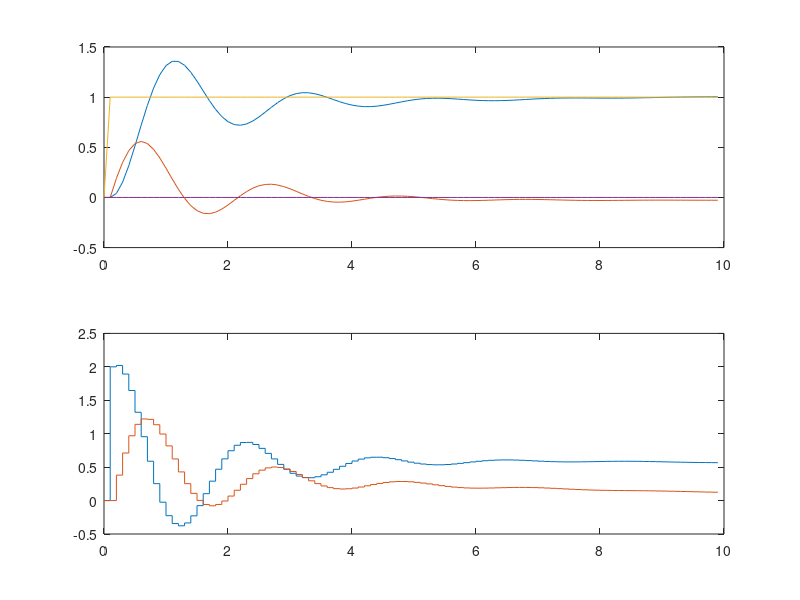
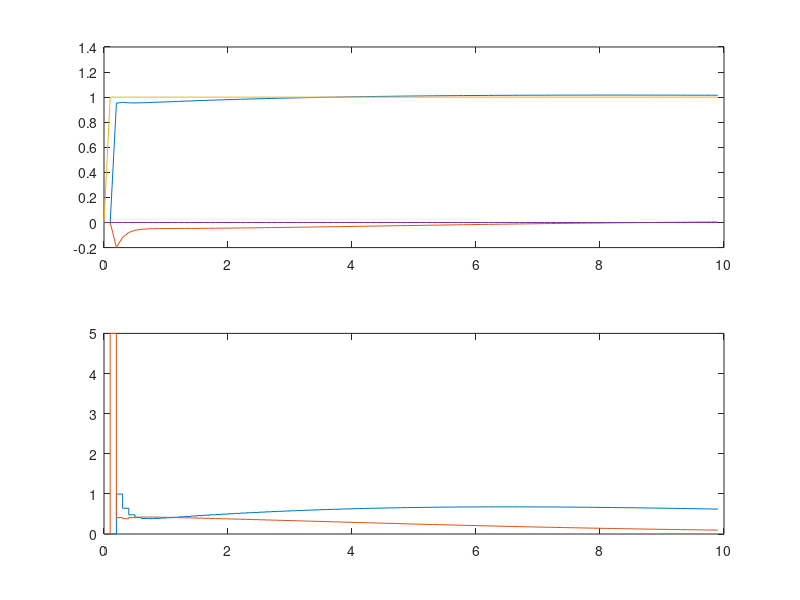

These figures' MATLAB source, in order: (Note: this script raises an error after producing the figures.)
% 
%  MIMO PID with various pairings
% 
%  jbr, 12/2/99
%  updated 3/31/11
%  updated 2/17/12
%

clear all
close all

data = struct();

k11   = 2; tau11 = 10;
k12   = 2; tau12 = 1;
k21   = 1; tau21 = 1;
k22   = -4; tau22 = 10;
K=[k11 k12; k21 k22];
RGA = K .* inv(K)';

tsam = 0.1;
num = {k11, k12; k21, k22};
den = {[tau11 1], [tau12 1]; [tau21 1], [tau22 1]};
sys = tf(num, den);

dsys = c2d(ss(tf(num,den)), tsam);
ad = dsys.a;
bd = dsys.b;
cd = dsys.c;

pid_cases = {'rga', 'dyn'};
for ncase = 1: length(pid_cases)
  part = pid_cases{ncase};
  if (strcmp(part, 'rga'))
    %% RGA pairing
    k_c1   = 2;
    tau_i1 = 2;
    k_c2   = -2;
    tau_i2 = 3;
    u1y = 1;
    u2y = 2;
  elseif (strcmp(part, 'dyn'))
    %% dynamic pairing; reverse pairing
    k_c1   = 5;
    tau_i1 = 2;
    k_c2   = 5;
    tau_i2 = 3;
    u1y = 2;
    u2y = 1;
  else
    error ('PID case error')
  end%if
  %%
  %% pid simulation
  %%
  nsim=max([tau11,tau12,tau21,tau22])/tsam;
  time=(0:nsim-1)*tsam;
  order = length(ad(:,1));
  x = zeros(order,nsim);
  interr = zeros(2,nsim);
  y = zeros(2, nsim);
  y_t = [ones(1,nsim); zeros(1,nsim)];
  y_t(:,1) = 0;

  for k = 2:nsim
    y(:,k) = cd*x(:,k) + 0.0*randn(2,1);
    trackerr(:,k) = y_t(:,k)-y(:,k);
    u(1,k) = k_c1*( trackerr(u1y,k)+ 1/tau_i1*interr(u1y,k) );
    u(2,k) = k_c2*( trackerr(u2y,k)+ 1/tau_i2*interr(u2y,k) );
    if(k == nsim) break endif
    interr(:,k+1) = interr(:,k)+trackerr(:,k)*tsam;
    x(:,k+1) = ad*x(:,k)+bd*u(:,k);
  endfor
  data.(part) = [time' u' y' y_t'];
  figure()
  subplot(2,1,1)
  ylabel("y", "rotation", 0)
  plot(time, y, time, y_t)
  subplot(2,1,2)
  ylabel ("u", "rotation", 0)
  stairs(time, u')
endfor

gnuplotsave('mimo_pid.dat', data)